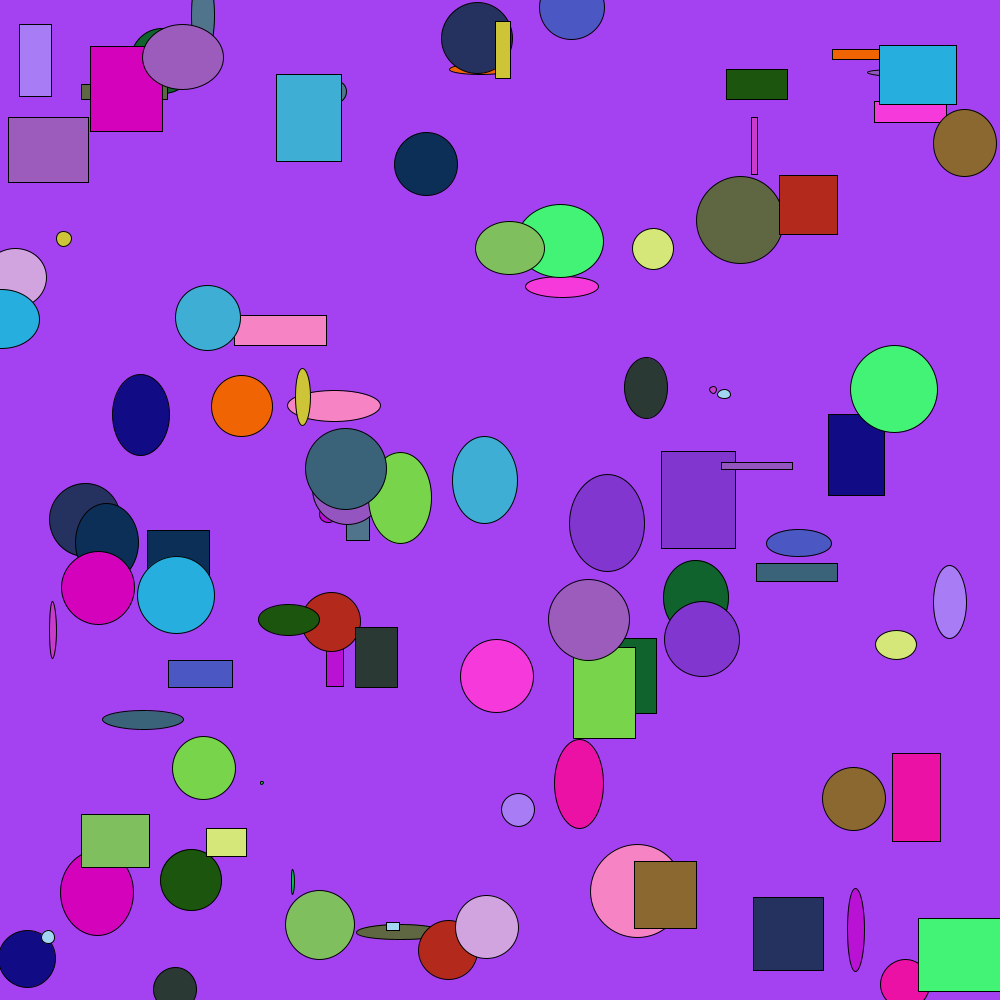
Frame 1 (no input)
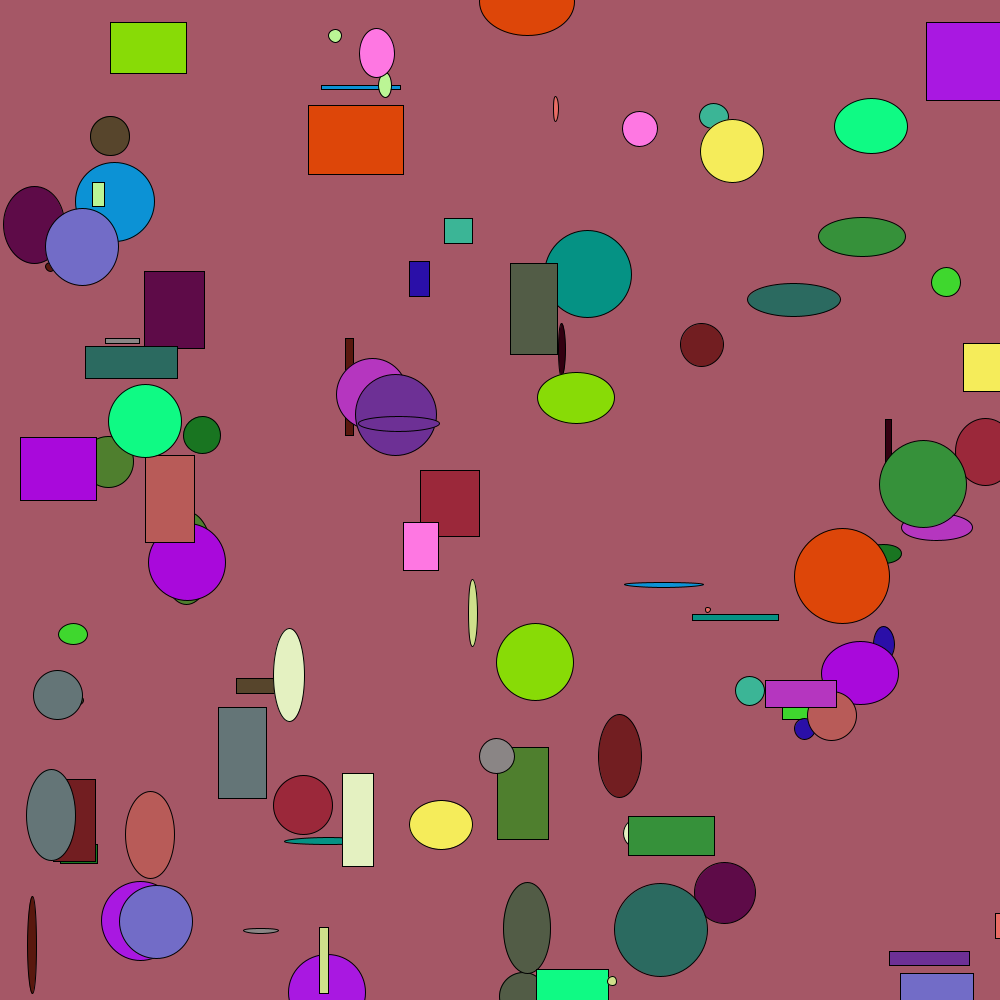
Frame 60 (the mouse pressed at the canvas centre just before this capture)
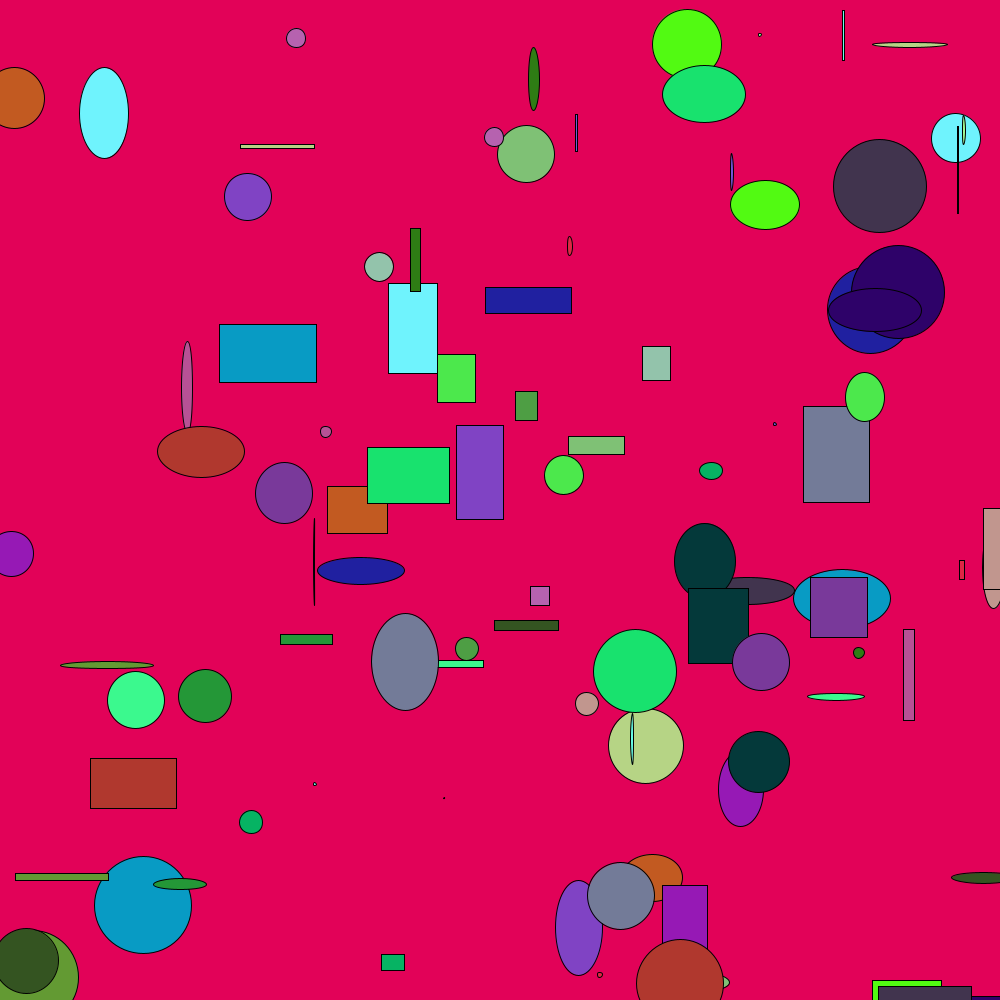
Frame 120 (the mouse held since frame 60 and released just before this capture)

The Processing sketch that drew these frames (run headless with seeded random() and noise(); from frame 60 on, the mouse is pressed at the canvas centre):

// Processing sketch: processing_82365
// ── processing_82365.pde

 void setup()
{
background(0);
frameRate(10);  
size(1000,1000);

}

void draw()
{
  background(random(255),random(255),random(255));
  int c=0; 
  while(c<33)
{
  float a=random(100);
  float b=random(100);
  fill(random(255),random(255),random(255));
  ellipse(int(random(1000)),int(random(1000)),a,a);
  ellipse(int(random(1000)),int(random(1000)),a,b);
  rect(int(random(1000)),int(random(1000)),a,b);
  c=c+1;
}
}
